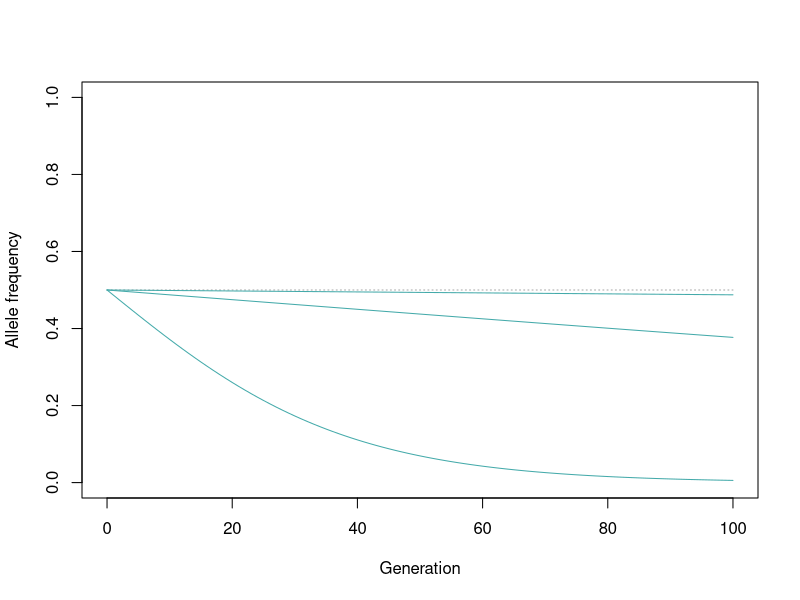

Here is the R script that generated this plot:
#############################################################
### Michael Nothnagel, michael.nothnagel@uni-koeln.de     ###
### Calculation allele frequency changes due to selection ###
#############################################################


s.s   = c(0.001, 0.01, 0.1)
h     = 0.5
n.gen = 100

# === Calculate allele frequency changes === #
for (s in s.s) {
  freqs = rep(NA, n.gen+1)
  af = 0.5
  freqs[1] = 1-af
  for (j in 1:n.gen) {
    omega = 1 - 2*af*(1-af)*h*s - (1-af)*(1-af)*s
    f.het = (1-h*s)*2*af*(1-af)/omega
    f.hom = af*af/omega
    af = f.hom + f.het/2
    freqs[j+1] = 1-af
   }
  assign (paste("freqs.s", s, sep=""), freqs)
 }

# === Report allele frequencies after 100 generations === #
for (s in s.s) {
  cat("s=") ;  cat(s) ;  cat(":  ")
  freqs = get(paste("freqs.s", s, sep=""))
  cat(freqs[n.gen+1]) ;  cat("\n")
 }

# === Graph allele frequency changes === #
pdf("selection_plot.pdf", paper="special", height=4*2, width=4*2, onefile=F)
  plot(x=0, y=0, type="n", xlim=c(0,n.gen), ylim=c(0,1), xlab="Generation", ylab="Allele frequency")
    lines (c(0,n.gen), rep(0.5, 2), lty=3, col="#AAAAAA")
    for (s in s.s) {
      freqs = get(paste("freqs.s", s, sep=""))
      lines(0:n.gen,freqs, col="#44AAAA")
     }
dev.off()

#############################################################
#############################################################
